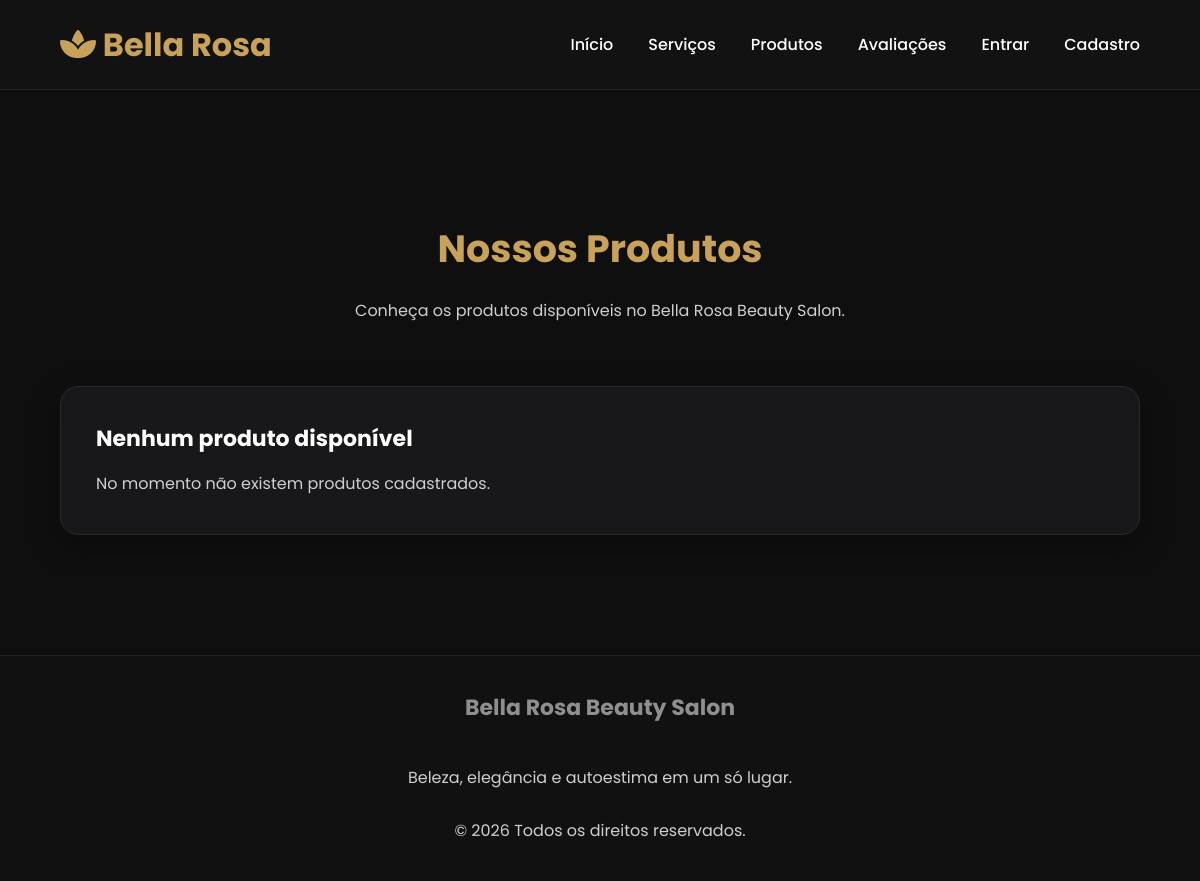
Page /produtos/ on the earlier database version.
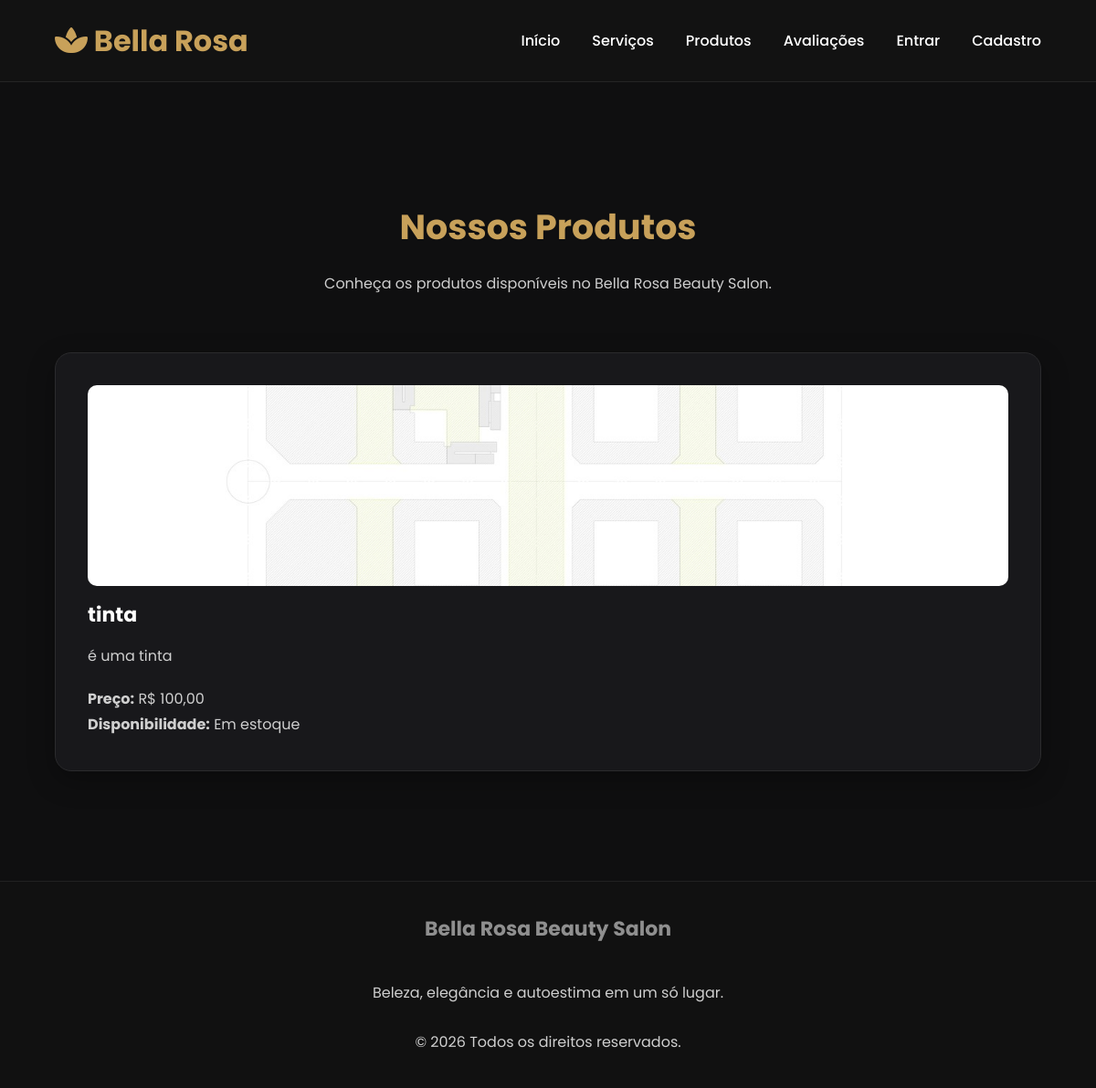
Same page on the later database version.
### produtos/models.py (models this page shows, shortened)
class Produto(models.Model):
    nome = models.CharField(
        "Nome",
        max_length=120
    )
    descricao = models.TextField(
        "Descrição",
        blank=True
    )
    preco = models.DecimalField(
        "Preço",
        max_digits=8,
        decimal_places=2
    )
    estoque = models.PositiveIntegerField(
        "Estoque",
        default=0
    )
    imagem = models.ImageField(
        "Imagem",
        upload_to="produtos/",
        blank=True,
        null=True
    )
    ativo = models.BooleanField(
        "Disponível",
        default=True
    )
    criado_em = models.DateTimeField(
        "Criado em",
        auto_now_add=True
    )
    atualizado_em = models.DateTimeField(
        "Atualizado em",
        auto_now=True
    )
    class Meta:
        verbose_name = "Produto"
        verbose_name_plural = "Produtos"
        ordering = ["nome"]

### produtos/views.py (the view)
def lista_produtos(request):
    produtos = (
        Produto.objects
        .filter(
            ativo=True
        )
        .order_by(
            "nome"
        )
    )
    contexto = {
        "produtos": produtos,
    }
    return render(
        request,
        "produtos/lista_produtos.html",
        contexto,
    )

### produtos/templates/produtos/lista_produtos.html
{% extends 'base.html' %}
{% block content %}
<section class="section">
    <div class="section-title">
        <h2>
            Nossos Produtos
        </h2>
        <p>
            Conheça os produtos disponíveis no Bella Rosa Beauty Salon.
        </p>
    </div>
    <div class="grid">
        {% for produto in produtos %}
            <article class="card">
                {% if produto.imagem %}
                    <img
                        src="{{ produto.imagem.url }}"
                        alt="{{ produto.nome }}"
                        style="
                            width: 100%;
                            height: 220px;
                            object-fit: cover;
                            border-radius: 10px;
                            margin-bottom: 15px;
                        "
                    >
                {% endif %}
                <h3>
                    {{ produto.nome }}
                </h3>
                {% if produto.descricao %}
                    <p>
                        {{ produto.descricao }}
                    </p>
                {% else %}
                    <p>
                        Produto disponível no Bella Rosa Beauty Salon.
                    </p>
                {% endif %}
                <div style="margin-top: 18px;">
                    <p>
                        <strong>Preço:</strong>
                        R$ {{ produto.preco }}
                    </p>
                    {% if produto.estoque > 0 %}
                        <p>
                            <strong>Disponibilidade:</strong>
                            Em estoque
                        </p>
                    {% else %}
                        <p>
                            <strong>Disponibilidade:</strong>
                            Indisponível
                        </p>
                    {% endif %}
                </div>
            </article>
        {% empty %}
            <article class="card">
                <h3>
                    Nenhum produto disponível
                </h3>
                <p>
                    No momento não existem produtos cadastrados.
                </p>
            </article>
        {% endfor %}
    </div>
</section>
{% endblock %}

### templates/base.html (shortened to what this page needs)
{% load static %}
<!DOCTYPE html>
<html lang="pt-BR">
<head>
    <link
        rel="stylesheet"
        href="{% static 'css/style.css' %}"
    >
    <link
        rel="stylesheet"
        href="https://cdnjs.cloudflare.com/ajax/libs/font-awesome/6.7.2/css/all.min.css"
    >
</head>
<body>
<header>
    <div class="logo">
        <i class="fa-solid fa-spa"></i>
        Bella Rosa
    </div>
    <nav>
        <a href="/">
            Início
        </a>
        <a href="{% url 'lista_servicos' %}">
            Serviços
        </a>
        <a href="{% url 'lista_produtos' %}">
            Produtos
        </a>
        <a href="{% url 'lista_avaliacoes' %}">
            Avaliações
        </a>
        {% if user.is_authenticated %}
            <a href="{% url 'perfil' %}">
                Minha Conta
            </a>
            {% if user.is_admin_salao or user.is_superuser %}
                <a href="{% url 'painel_dashboard' %}">
                    Painel
                </a>
            {% endif %}
            <a href="{% url 'logout' %}">
                Sair
            </a>
        {% else %}
            <a href="{% url 'login' %}">
                Entrar
            </a>
            <a href="{% url 'cadastro' %}">
                Cadastro
            </a>
        {% endif %}
    </nav>
</header>
<main class="container fade">
    {% block content %}
    {% endblock %}
</main>
<footer>
    <h3>
        Bella Rosa Beauty Salon
    </h3>
    <br>
    <p>
        Beleza, elegância e autoestima em um só lugar.
    </p>
    <br>
    <p>
        © 2026 Todos os direitos reservados.
    </p>
</footer>
</body>
</html>

### static/css/style.css (style rules this page uses)
* { margin:0; padding:0; box-sizing:border-box; font-family:'Poppins',sans-serif; }
:root { --preto:#0f0f10; --preto-card:#18181b; --preto-card2:#202024; --dourado:#C8A15A; --dourado-hover:#b58d44; --branco:#ffffff; --cinza:#cfcfcf; --cinza2:#9b9b9b; --borda:#2b2b2d; --erro:#d9534f; --sucesso:#4CAF50; --radius:18px; }
body { background:var(--preto); color:var(--branco); min-height:100vh; }
a { color:inherit; text-decoration:none; }
img { max-width:100%; display:block; }
.container { width:90%; max-width:1200px; margin:auto; padding:40px 0; }
header { width:100%; height:90px; background:#121212; border-bottom:1px solid #242424; display:flex; align-items:center; justify-content:space-between; padding:0 60px; position:sticky; top:0; z-index:999; }
.logo { font-size:32px; font-weight:700; color:var(--dourado); }
nav { display:flex; gap:35px; }
nav a { color:white; transition:.3s; font-weight:500; }
.card { width:100%; background:var(--preto-card); border:1px solid var(--borda); border-radius:var(--radius); padding:35px; box-shadow:0 10px 30px rgba(0,0,0,.30); }
h2 { font-size:30px; margin-bottom:20px; color:var(--dourado); }
h3 { font-size:22px; margin-bottom:15px; }
p { color:var(--cinza); line-height:1.8; }
footer { margin-top:80px; padding:35px; text-align:center; background:#111; border-top:1px solid #222; color:#8f8f8f; }
.fade { animation:fade .5s ease; }
.section { margin-top:90px; }
.section-title { text-align:center; margin-bottom:60px; }
.section-title h2 { font-size:38px; }
.section-title p { max-width:700px; margin:auto; }
.grid { display:grid; grid-template-columns:repeat(auto-fit,minmax(280px,1fr)); gap:30px; }

Differences in the rows shown:
added Produto: imagem (picture), nome "tinta", descricao "é uma tinta", preco "100,00", shows "Disponibilidade:", estoque "Em estoque"
Other differences:
text no longer shown: "Nenhum produto disponível No momento não existem produtos cadastrados."
